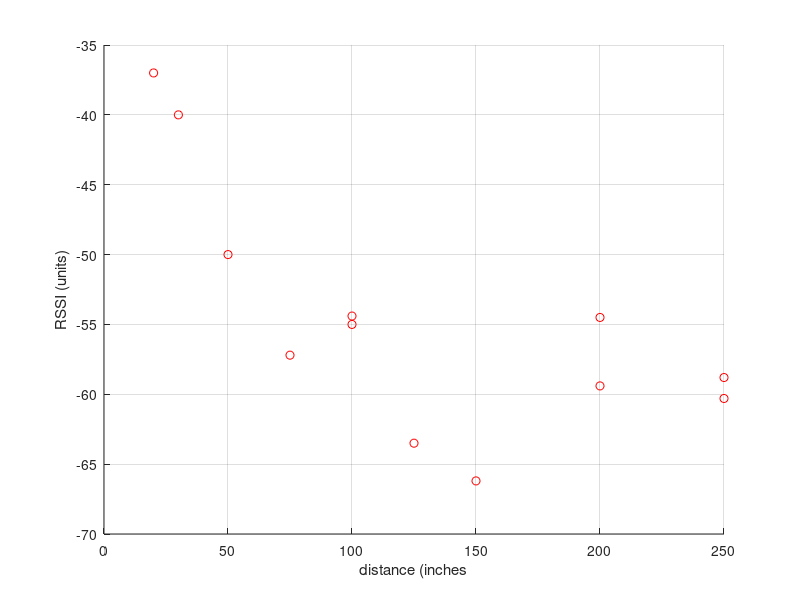
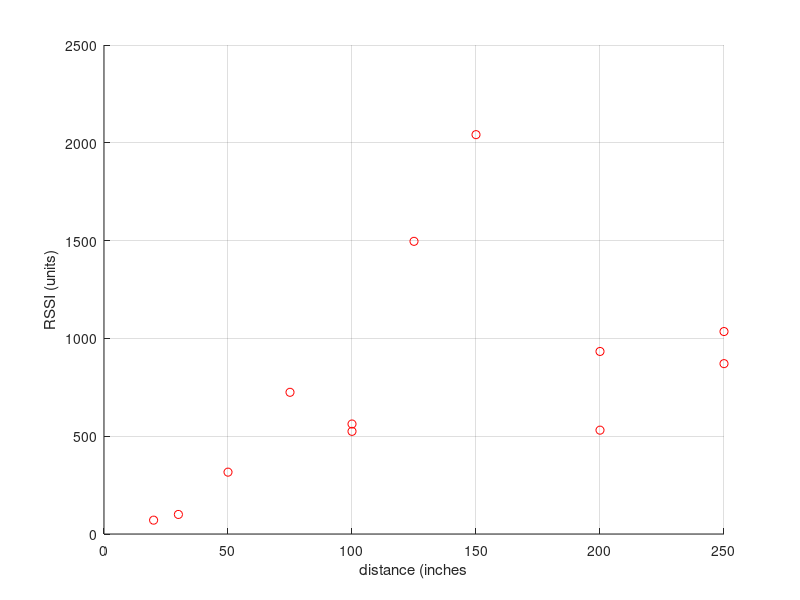
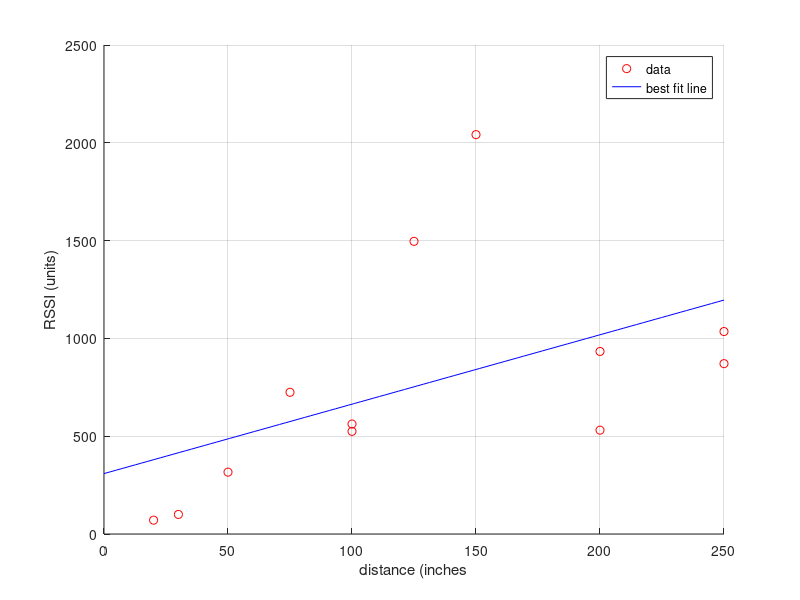
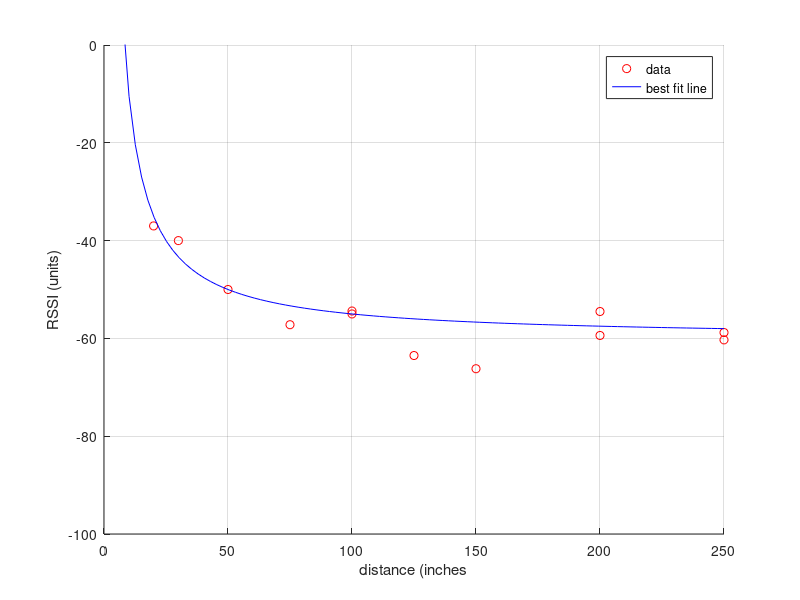

Here is the MATLAB script that generated these plots, in order: (Note: this script raises an error after producing the figures.)
% Paul McKee
% DSSN Project Scratchwork 
% 3/19/19

clear all; close all; clc; 

p1 = [0;0;0];
p2 = [10;0;0];
p3 = [0;10;0];
p4 = [0;0;10];

r = [1;2;3];

d1_vec = norm(r-p1); d1 = norm(d1_vec)
d2_vec = norm(r-p2); d2 = norm(d2_vec) 
d3_vec = norm(r-p3); d3 = norm(d3_vec) 
d4_vec = norm(r-p4); d4 = norm(d4_vec) 

%% processing RSSI Data

data = [20, -37, -35, -38; 
        30, -40, -38, -43;
        50, -50, -49, -51;
        100, -55, -53, -58;
        150, -66.2, -61, -74; 
        200, -59.4, -54, -62;
        200, -54.5, -54, -56;
        250, -60.3, -59, -63;
        250, -58.8, -57, -61;
        100, -54.4, -51, -61;
        75, -57.2, -52, -61; 
        125, -63.5, -53, -79];
    
figure(1), scatter(data(:,1),data(:,2),'r'); 
hold on; grid on; 
xlabel('distance (inches'); 
ylabel('RSSI (units)'); 
%scatter(data(:,1),data(:,3),'b'); 
%scatter(data(:,1),data(:,4),'b'); 
hold off; 

data_new = zeros(size(data)); 
for ii = 1:max(size(data)) % undo decibel conversion
    data_new(ii,1) = data(ii,1); 
    data_new(ii,2) = 10^(-data(ii,2)/20);
    data_new(ii,3) = 10^(-data(ii,3)/20);
    data_new(ii,4) = 10^(-data(ii,4)/20);
end

figure(2), scatter(data_new(:,1),data_new(:,2),'r'); 
hold on; grid on; 
xlabel('distance (inches'); 
ylabel('RSSI (units)'); 
%scatter(data_new(:,1),data_new(:,3),'b'); 
%scatter(data_new(:,1),data_new(:,4),'b'); 
hold off; 

% linear curve fit to non-decibel data
B = data_new(:,2);
A = [data_new(:,1) , ones(max(size(data)),1)]; 
x = inv(A'*A)*A'*B; 

f = @(input) x(1)*input + x(2); 
dum = linspace(0,250,100); 
f_array = f(dum); 

figure(3), scatter(data_new(:,1),data_new(:,2),'r')
hold on; grid on; 
xlabel('distance (inches'); 
ylabel('RSSI (units)'); 
plot(dum,f_array,'b'); 
legend('data','best fit line'); 
hold off; 

% this is atrocious
% let's try 1/x^2 fitting to raw data

g1 = 500; g2 = -60; % <-- these numbers found by guess-and-check 
g = @(input) g1./(input) + g2; 
g_array = g(dum); 

figure(4), scatter(data(:,1),data(:,2),'r')
hold on; grid on; 
xlabel('distance (inches'); 
ylabel('RSSI (units)'); 
plot(dum,g_array,'b'); 
legend('data','best fit line'); 
xlim([0,250]); ylim([-100,0]); 
hold off; 

%% new work - week of 3/27/19 

clear all; close all; clc; 

% read data from file
A = csvread('DSSN_RSSI_data.csv',4,0,[4 0 228 2]); % tailored to data file 
dist = A(:,1); 
RSSI = A(:,2); 
P2 = A(:,3); 

% processing
distances = [20,30,40,50,60,70,80,90,100];
RSSI_means = [mean(RSSI(1:25)),mean(RSSI(26:50)),mean(RSSI(51:75))...
    mean(RSSI(76:100)),mean(RSSI(101:125)),mean(RSSI(126:151)),...
    mean(RSSI(151:176)),mean(RSSI(176:200)),mean(RSSI(201:225))];
RSSI_meds = [median(RSSI(1:25)),median(RSSI(26:50)),median(RSSI(51:75))...
    median(RSSI(76:100)),median(RSSI(101:125)),median(RSSI(126:151)),...
    median(RSSI(151:176)),median(RSSI(176:200)),median(RSSI(201:225))];

P2_means = [mean(P2(1:25)),mean(P2(26:50)),mean(P2(51:75))...
    mean(P2(76:100)),mean(P2(101:125)),mean(P2(126:151)),...
    mean(P2(151:176)),mean(P2(176:200)),mean(P2(201:225))];
P2_meds = [median(P2(1:25)),median(P2(26:50)),median(P2(51:75))...
    median(P2(76:100)),median(P2(101:125)),median(P2(126:151)),...
    median(P2(151:176)),median(P2(176:200)),median(P2(201:225))];
P2_std = [std(P2(1:25)),std(P2(26:50)),std(P2(51:75))...
    std(P2(76:100)),std(P2(101:125)),std(P2(126:151)),...
    std(P2(151:176)),std(P2(176:200)),std(P2(201:225))];

% curve fitting to P2
dum = linspace(0,100,1000); 
g1 = 0.3; g2 = 0.003; % <-- these numbers found by guess-and-check 
g = @(x) g1./(x-13).^2 + g2; 
g_array = g(dum); 

%plotting
figure(1), scatter(dist,RSSI,'r'); 
hold on; grid on; 
xlabel('distance (inches)'); 
ylabel('RSSI (dB)'); 
scatter(distances,RSSI_means,'b'); 
%scatter(distances,RSSI_meds,'g'); 
xlim([19,101]); 
title('RSSI Measurements at Varying Distances'); 
hold off; 

figure(2), scatter(dist,P2,'r'); 
hold on; grid on; 
xlabel('distance (inches)'); 
ylabel('P2/P1'); 
scatter(distances,P2_means,'b'); 
%scatter(distances,P2_meds,'g'); 
plot(dum,g_array,'b'); 
xlim([19,51]); ylim([0,0.012]); 
title('Power Ratio Curve Fitting');
hold off; 

% inverse curve 
f = @(p) 13 + sqrt(0.3./(p - 0.003));
dum2 = linspace(0.003,0.01,100); 
f_array = f(dum2); 

figure(3), scatter(P2,dist,'r'); 
hold on; grid on; 
xlabel('received signal power'); 
ylabel('distance estimate (in)');
scatter(P2_means,distances,'b'); 
scatter(P2_meds,distances,'g'); 
plot(dum2,f_array); 
xlim([0,0.012]); ylim([19,51]);
hold off; 

%% trying to recreate data from measurement model - succeeded 

w = 0.001; %standard deviation of gaussian measurement noise
P_real = @(d) 0.3/(d-13)^2 + 0.003; 
P_meas = @(d) 0.3/(d-13)^2 + 0.003 + normrnd(0,w); 
P_to_RSSI = @(x) 10*log(x);
RSSI_to_P = @(x) exp(x/10);
d = 30; 

% calculate some measurements
meas_bogus = zeros(1,25); 
dum_bogus = zeros(1,25)+d; 
for ii = 1:25 
    dum1 = P_meas(d); 
    dum2 = P_to_RSSI(dum1); 
    dum3 = round(dum2); 
    dum4 = RSSI_to_P(dum3); 
    meas_bogus(ii) = dum4; 
end
mean_bogus = mean(meas_bogus); 
med_bogus = median(meas_bogus);

figure(4), scatter(dum_bogus,meas_bogus,'r'); 
hold on; grid on; 
xlabel('distance (inches)'); 
ylabel('P2 (units)'); 
scatter(d,mean_bogus,'g'); 
scatter(d,med_bogus,'b'); 
scatter(d,P_real(d),'k*'); 
xlim([19,51]); ylim([0,0.012]); 
hold off; 
    